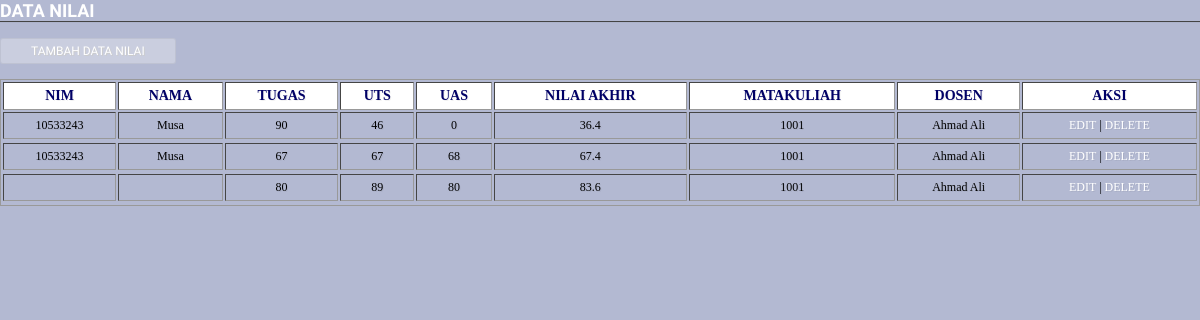
The page /admin/nilaiController/nilaiView.php on the database its author committed.
### tables this page shows
CREATE TABLE `nilai` (
  `nl_tugas` int(11) NOT NULL,
  `nl_uts` int(11) NOT NULL,
  `nl_uas` int(11) NOT NULL,
  `nim` varchar(20) NOT NULL,
  `nip` varchar(30) NOT NULL
);

CREATE TABLE `mahasiswa` (
  `nim` varchar(30) NOT NULL,
  `nama` varchar(100) NOT NULL,
  `jk` char(10) NOT NULL,
  `jur` varchar(30) NOT NULL,
  `password` varchar(100) NOT NULL
);

CREATE TABLE `dosen` (
  `nip` varchar(30) NOT NULL,
  `nama` varchar(100) NOT NULL,
  `kode_mtkul` varchar(5) NOT NULL,
  `password` varchar(100) NOT NULL
);

### admin/nilaiController/nilaiView.php (the view, shortened to what this page needs)
<?php
include "../koneksi/koneksi.php";
$queryNilai = "select m.nim, m.nama, n.nl_tugas, n.nl_uts, n.nl_uas,
            (0.2 * n.nl_tugas) + (0.4 * n.nl_uts) + (0.4* n.nl_uas),
            d.nip, d.nama from nilai n
            left join mahasiswa m on n.nim = m.nim
            left join dosen d on d.nip = n.nip";
$resultNilai = mysqli_query ($koneksi, $queryNilai);
$countNilai = mysqli_num_rows ($resultNilai);
?>
<!DOCTYPE html>
<html lang="en">
<head>
    <link rel="stylesheet" type="text/css" href="../css/style-sheet.css" />
    <link rel="stylesheet" type="text/css" href="../css/nivo-slider.css" />
</head>
<body>
    <h3>DATA NILAI</h3>
    <hr /> <br />
    <a href="./?adm=nilaiAdd"><input type="submit" name="add" class="buttonadm" value="TAMBAH DATA NILAI"></a>
    <br> <br>
    <table border="1" id="boxtable">
    <tr>
        <th><b>NIM</b></th>
        <th><b>NAMA</b></th>
        <th><b>TUGAS</b></th>
        <th><b>UTS</b></th>
        <th><b>UAS</b></th>
        <th><b>NILAI AKHIR</b></th>
        <th><b>MATAKULIAH</b></th>
        <th><b>DOSEN</b></th>
        <th><b>AKSI</b></th>
    </tr>
    <?php
    if($countNilai > 0){
        while($dataNilai = mysqli_fetch_array($resultNilai, MYSQLI_NUM)){
            ?>
            <tr class = "add">
                <td class = "value"><?php echo "$dataNilai[0]";?></td>
                <td class = "value"><?php echo "$dataNilai[1]";?></td>
                <td class = "value"><?php echo "$dataNilai[2]";?></td>
                <td class = "value"><?php echo "$dataNilai[3]";?></td>
                <td class = "value"><?php echo "$dataNilai[4]";?></td>
                <td class = "value"><?php echo "$dataNilai[5]";?></td>
                <td class = "value"><?php echo "$dataNilai[6]";?></td>
                <td class = "value"><?php echo "$dataNilai[7]";?></td>
                <td class = "value">
                    <a href="./?adm=nilaiEdit&nip=<?php echo"$dataNilai[6]"?>&nim=<?php echo"$dataNilai[0]"?>">EDIT</a> |
                    <a href="nilaiController/nilaiDelete.php?nim=<?php echo"$dataNilai[0]"?>">DELETE</a>
                </td>
    <?php
        }
    }else{
        echo "<tr>
            <td colspan='9' align='center' height='20'>
                <div>belum Ada Data Nilai</div>
            </td>
        </tr>";
    }
    echo "</table>";
?>
</body>
</html>

### css/style-sheet.css (style rules this page uses)
*,textarea,input { margin:0; padding:0; outline:0 none; }
html { margin: 0; padding: 0; }
body { margin: 0; padding: 0; font-family:"Trebuchet MS"; font-size: 12px; color: #b3b9d2; text-shadow:1px 1px 0px rgba(0,0,0,.06); background:#b3b9d2; }
a { color: #fff; text-decoration: none; -webkit-transition: all 0.2s ease-in; -moz-transition: all 0.2s ease-in; -ms-transition: all 0.2s ease-in; -o-transition: all 0.2s ease-in; transition: all 0.2s ease-in; }
hr { border:0; border-bottom: 1px solid rgba(0,0,0,.03); -moz-box-shadow: 0 0 1px rgba(0,0,0,.03); -webkit-box-shadow: 0 0 1px rgba(0,0,0,.03); box-shadow: 0 0 1px rgba(0,0,0,.03); }
h3 { margin:0; font-family:"Kreon", Arial, sans-serif; font-size: 18px; color: #fff; text-shadow:none; text-transform:uppercase; }
#boxtable { width: 100%; border:1px solid #999999; }
#boxtable th { padding: 5px; color: #000066; text-align: center; background: #FFFFFF; font-size:14px; }
#boxtable td { padding: 5px; color: #000000; }
#boxtable td.value { text-align:center; color: #000000; }
hr { border-top:1px solid #444; }
.buttonadm { background: rgba(255,255,255,.3); border: 1px solid rgba(0,0,0,.06); cursor: pointer; height: auto; width: auto; padding:5px 30px; -webkit-border-radius:3px; -moz-border-radius:3px; -ms-border-radius:3px; -o-border-radius:3px; border-radius:3px; -webkit-transition: all 0.2s ease-in; -moz-transition: all 0.2s ease-in; -ms-transition: all 0.2s ease-in; -o-transition: all 0.2s ease-in; transition: all 0.2s ease-in; color: #fff; font-size: 12px; font-family:"Kreon", Arial, sans-serif; text-transform:uppercase; text-shadow: 1px 1px 0 #ccc; }

### rows shown on the page
nilai: mahasiswa.nim "10533243", mahasiswa.nama "Musa", nl_tugas "90", nl_uts "46", nl_uas "0", dataNilai "36.4", dosen.nip "1001", dosen.nama "Ahmad Ali"
nilai: mahasiswa.nim "10533243", mahasiswa.nama "Musa", nl_tugas "67", nl_uts "67", nl_uas "68", dataNilai "67.4", dosen.nip "1001", dosen.nama "Ahmad Ali"
nilai: nl_tugas "80", nl_uts "89", nl_uas "80", dataNilai "83.6", dosen.nip "1001", dosen.nama "Ahmad Ali"
